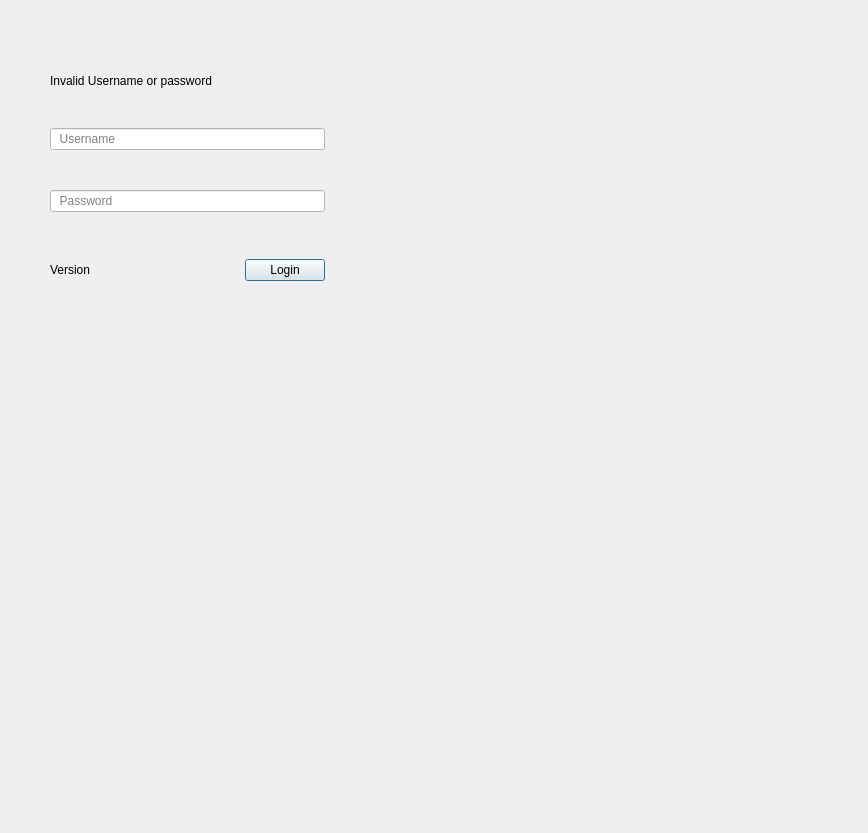
<?xml version="1.0" encoding="UTF-8"?>
<ui version="4.0">
 <class>LoginDialog</class>
 <widget class="QDialog" name="LoginDialog">
  <property name="geometry">
   <rect>
    <x>0</x>
    <y>0</y>
    <width>868</width>
    <height>833</height>
   </rect>
  </property>
  <property name="windowTitle">
   <string>Dialog</string>
  </property>
  <property name="styleSheet">
   <string notr="true"/>
  </property>
  <widget class="QWidget" name="m_widget" native="true">
   <property name="geometry">
    <rect>
     <x>0</x>
     <y>0</y>
     <width>601</width>
     <height>551</height>
    </rect>
   </property>
   <widget class="QWidget" name="layoutWidget">
    <property name="geometry">
     <rect>
      <x>10</x>
      <y>20</y>
      <width>591</width>
      <height>511</height>
     </rect>
    </property>
    <layout class="QVBoxLayout" name="verticalLayout">
     <property name="spacing">
      <number>0</number>
     </property>
     <property name="sizeConstraint">
      <enum>QLayout::SetFixedSize</enum>
     </property>
     <item>
      <layout class="QHBoxLayout" name="horizontalLayout_2">
       <property name="spacing">
        <number>0</number>
       </property>
       <item>
        <spacer name="m_leftSpacer">
         <property name="orientation">
          <enum>Qt::Horizontal</enum>
         </property>
         <property name="sizeType">
          <enum>QSizePolicy::Fixed</enum>
         </property>
         <property name="sizeHint" stdset="0">
          <size>
           <width>40</width>
           <height>20</height>
          </size>
         </property>
        </spacer>
       </item>
       <item>
        <layout class="QHBoxLayout" name="horizontalLayout">
         <property name="spacing">
          <number>0</number>
         </property>
         <item>
          <layout class="QVBoxLayout" name="m_mainLayout">
           <property name="spacing">
            <number>0</number>
           </property>
           <property name="sizeConstraint">
            <enum>QLayout::SetFixedSize</enum>
           </property>
           <item>
            <spacer name="m_logoTopSpacer">
             <property name="orientation">
              <enum>Qt::Vertical</enum>
             </property>
             <property name="sizeType">
              <enum>QSizePolicy::Fixed</enum>
             </property>
             <property name="sizeHint" stdset="0">
              <size>
               <width>20</width>
               <height>40</height>
              </size>
             </property>
            </spacer>
           </item>
           <item alignment="Qt::AlignHCenter|Qt::AlignVCenter">
            <widget class="QLabel" name="m_spireLogoLabel">
             <property name="enabled">
              <bool>true</bool>
             </property>
             <property name="maximumSize">
              <size>
               <width>144</width>
               <height>50</height>
              </size>
             </property>
             <property name="styleSheet">
              <string notr="true"/>
             </property>
             <property name="text">
              <string/>
             </property>
             <property name="pixmap">
              <pixmap resource="../Resources/Resources.qrc">:/newPrefix/spire-white.png</pixmap>
             </property>
             <property name="scaledContents">
              <bool>true</bool>
             </property>
            </widget>
           </item>
           <item>
            <widget class="QLabel" name="m_invalidLabel">
             <property name="layoutDirection">
              <enum>Qt::LeftToRight</enum>
             </property>
             <property name="text">
              <string>Invalid Username or password</string>
             </property>
             <property name="wordWrap">
              <bool>false</bool>
             </property>
             <property name="margin">
              <number>0</number>
             </property>
            </widget>
           </item>
           <item>
            <spacer name="m_logoSpacer">
             <property name="orientation">
              <enum>Qt::Vertical</enum>
             </property>
             <property name="sizeHint" stdset="0">
              <size>
               <width>20</width>
               <height>40</height>
              </size>
             </property>
            </spacer>
           </item>
           <item>
            <widget class="QLineEdit" name="m_usernameInput">
             <property name="styleSheet">
              <string notr="true">background-color: rgb(255, 255, 255);
color: rgb(168, 168, 168);
color: rgb(0, 0, 0);
font: 10pt &quot;Roboto&quot;;</string>
             </property>
             <property name="inputMask">
              <string/>
             </property>
             <property name="text">
              <string/>
             </property>
             <property name="placeholderText">
              <string>  Username</string>
             </property>
            </widget>
           </item>
           <item>
            <spacer name="m_usernamePasswordSpacer">
             <property name="orientation">
              <enum>Qt::Vertical</enum>
             </property>
             <property name="sizeType">
              <enum>QSizePolicy::Fixed</enum>
             </property>
             <property name="sizeHint" stdset="0">
              <size>
               <width>20</width>
               <height>40</height>
              </size>
             </property>
            </spacer>
           </item>
           <item>
            <widget class="QLineEdit" name="m_passwordInput">
             <property name="styleSheet">
              <string notr="true">background-color: rgb(255, 255, 255);
font: 10pt &quot;Roboto&quot;;
color: rgb(168, 168, 168);
color: rgb(0, 0, 0);
</string>
             </property>
             <property name="text">
              <string/>
             </property>
             <property name="placeholderText">
              <string>  Password</string>
             </property>
            </widget>
           </item>
           <item>
            <spacer name="m_passwordLoginSpacer">
             <property name="orientation">
              <enum>Qt::Vertical</enum>
             </property>
             <property name="sizeType">
              <enum>QSizePolicy::Fixed</enum>
             </property>
             <property name="sizeHint" stdset="0">
              <size>
               <width>20</width>
               <height>40</height>
              </size>
             </property>
            </spacer>
           </item>
           <item>
            <layout class="QHBoxLayout" name="VersionLoginButtonLayout">
             <property name="spacing">
              <number>0</number>
             </property>
             <item>
              <widget class="QLabel" name="m_versionLabel">
               <property name="frameShape">
                <enum>QFrame::NoFrame</enum>
               </property>
               <property name="text">
                <string>Version</string>
               </property>
              </widget>
             </item>
             <item>
              <spacer name="m_versionLoginSpacer">
               <property name="orientation">
                <enum>Qt::Horizontal</enum>
               </property>
               <property name="sizeType">
                <enum>QSizePolicy::Expanding</enum>
               </property>
               <property name="sizeHint" stdset="0">
                <size>
                 <width>108</width>
                 <height>36</height>
                </size>
               </property>
              </spacer>
             </item>
             <item>
              <widget class="QLabel" name="m_loadingLabel">
               <property name="text">
                <string/>
               </property>
              </widget>
             </item>
             <item>
              <spacer name="m_loadingLabelLoginSpacer">
               <property name="orientation">
                <enum>Qt::Horizontal</enum>
               </property>
               <property name="sizeHint" stdset="0">
                <size>
                 <width>40</width>
                 <height>20</height>
                </size>
               </property>
              </spacer>
             </item>
             <item>
              <widget class="QPushButton" name="m_loginButton">
               <property name="styleSheet">
                <string notr="true"/>
               </property>
               <property name="text">
                <string>Login</string>
               </property>
              </widget>
             </item>
            </layout>
           </item>
          </layout>
         </item>
        </layout>
       </item>
       <item>
        <spacer name="m_rightSpacer">
         <property name="orientation">
          <enum>Qt::Horizontal</enum>
         </property>
         <property name="sizeType">
          <enum>QSizePolicy::Fixed</enum>
         </property>
         <property name="sizeHint" stdset="0">
          <size>
           <width>40</width>
           <height>20</height>
          </size>
         </property>
        </spacer>
       </item>
      </layout>
     </item>
     <item>
      <spacer name="m_bottomSpacer">
       <property name="orientation">
        <enum>Qt::Vertical</enum>
       </property>
       <property name="sizeHint" stdset="0">
        <size>
         <width>20</width>
         <height>40</height>
        </size>
       </property>
      </spacer>
     </item>
    </layout>
   </widget>
  </widget>
 </widget>
 <resources>
  <include location="../Resources/Resources.qrc"/>
 </resources>
 <connections/>
</ui>
